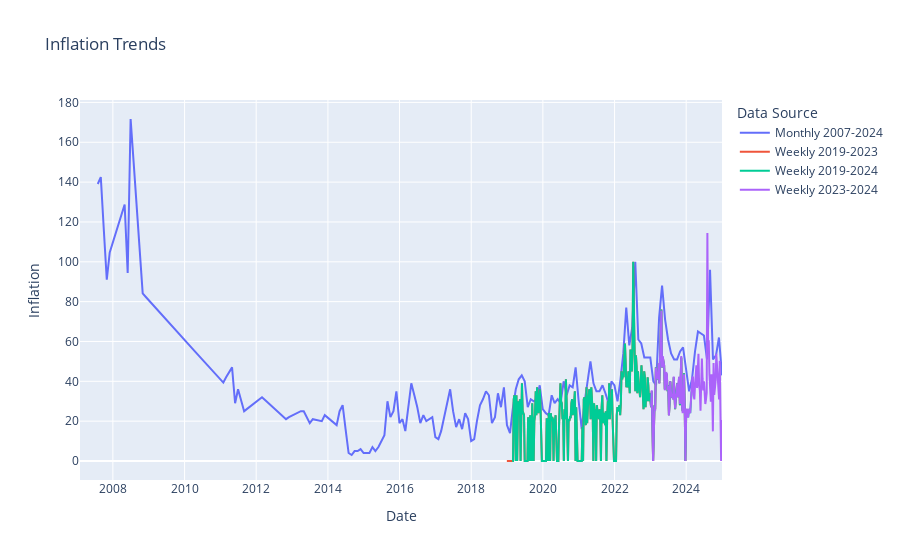

Notebook code for this chart:
### Code cell
fig = go.Figure()
fig.add_trace(go.Scatter(x=gt_m_2007_2024.index, y=gt_m_2007_2024['Inflación'], mode='lines', name='Monthly 2007-2024'))
fig.add_trace(go.Scatter(x=gt_w_2019_2023.index, y=gt_w_2019_2023['Inflación'], mode='lines', name='Weekly 2019-2023'))
fig.add_trace(go.Scatter(x=gt_w_2019_2024.index, y=gt_w_2019_2024['Inflación'], mode='lines', name='Weekly 2019-2024'))
fig.add_trace(go.Scatter(x=gt_w_2023_2024_adj.index, y=gt_w_2023_2024_adj['Inflación'], mode='lines', name='Weekly 2023-2024'))

fig.update_layout(
    title='Inflation Trends',
    xaxis_title='Date',
    yaxis_title='Inflation',
    legend_title='Data Source'
)
fig.show()
